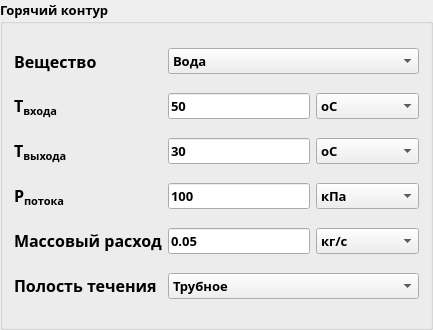
     <widget class="QGroupBox" name="groupBox">
      <property name="minimumSize">
       <size>
        <width>370</width>
        <height>330</height>
       </size>
      </property>
      <property name="font">
       <font>
        <family>Segoe UI Semibold</family>
        <pointsize>10</pointsize>
        <bold>true</bold>
       </font>
      </property>
      <property name="title">
       <string>Горячий контур</string>
      </property>
      <layout class="QGridLayout" name="gridLayout_2">
       <item row="4" column="2">
        <widget class="QComboBox" name="dimension_m_h">
         <item>
          <property name="text">
           <string>кг/с</string>
          </property>
         </item>
         <item>
          <property name="text">
           <string>кг/мин</string>
          </property>
         </item>
         <item>
          <property name="text">
           <string>кг/ч</string>
          </property>
         </item>
         <item>
          <property name="text">
           <string>г/с</string>
          </property>
         </item>
         <item>
          <property name="text">
           <string>г/мин</string>
          </property>
         </item>
         <item>
          <property name="text">
           <string>г/ч</string>
          </property>
         </item>
        </widget>
       </item>
       <item row="1" column="1">
        <widget class="QLineEdit" name="line_hot_T1">
         <property name="text">
          <string>50</string>
         </property>
        </widget>
       </item>
       <item row="0" column="0">
        <widget class="QLabel" name="label">
         <property name="font">
          <font>
           <family>Segoe UI Semibold</family>
           <pointsize>12</pointsize>
           <bold>true</bold>
          </font>
         </property>
         <property name="text">
          <string>Вещество</string>
         </property>
        </widget>
       </item>
       <item row="4" column="0">
        <widget class="QLabel" name="label_5">
         <property name="text">
          <string>&lt;html&gt;&lt;head/&gt;&lt;body&gt;&lt;p&gt;&lt;span style=&quot; font-size:12pt;&quot;&gt;Массовый расход&lt;/span&gt;&lt;/p&gt;&lt;/body&gt;&lt;/html&gt;</string>
         </property>
        </widget>
       </item>
       <item row="0" column="1" colspan="2">
        <widget class="QComboBox" name="cBox_material_hot">
         <property name="minimumSize">
          <size>
           <width>50</width>
           <height>0</height>
          </size>
         </property>
         <property name="maximumSize">
          <size>
           <width>500</width>
           <height>16777215</height>
          </size>
         </property>
         <item>
          <property name="text">
           <string>Вода</string>
          </property>
         </item>
         <item>
          <property name="text">
           <string>Воздух (сухой)</string>
          </property>
         </item>
         <item>
          <property name="text">
           <string>Азот (сухой)</string>
          </property>
         </item>
         <item>
          <property name="text">
           <string>Углекислый газ</string>
          </property>
         </item>
         <item>
          <property name="text">
           <string>Глицерин 10%</string>
          </property>
         </item>
         <item>
          <property name="text">
           <string>Глицерин 20%</string>
          </property>
         </item>
         <item>
          <property name="text">
           <string>Глицерин 30%</string>
          </property>
         </item>
         <item>
          <property name="text">
           <string>Глицерин 40%</string>
          </property>
         </item>
         <item>
          <property name="text">
           <string>Глицерин 50%</string>
          </property>
         </item>
         <item>
          <property name="text">
           <string>Глицерин 60%</string>
          </property>
         </item>
         <item>
          <property name="text">
           <string>Глицерин 70%</string>
          </property>
         </item>
        </widget>
       </item>
       <item row="5" column="1" colspan="2">
        <widget class="QComboBox" name="cBox_cavity_hot">
         <item>
          <property name="text">
           <string>Трубное</string>
          </property>
         </item>
         <item>
          <property name="text">
           <string>Межтрубное</string>
          </property>
         </item>
        </widget>
       </item>
       <item row="4" column="1">
        <widget class="QLineEdit" name="line_hot_dmass">
         <property name="text">
          <string>0.05</string>
         </property>
        </widget>
       </item>
       <item row="2" column="1">
        <widget class="QLineEdit" name="line_hot_T2">
         <property name="text">
          <string>30</string>
         </property>
        </widget>
       </item>
       <item row="1" column="0">
        <widget class="QLabel" name="label_2">
         <property name="text">
          <string>&lt;html&gt;&lt;head/&gt;&lt;body&gt;&lt;p&gt;&lt;span style=&quot; font-size:12pt;&quot;&gt;Т&lt;/span&gt;&lt;span style=&quot; font-size:12pt; vertical-align:sub;&quot;&gt;входа&lt;/span&gt;&lt;/p&gt;&lt;/body&gt;&lt;/html&gt;</string>
         </property>
        </widget>
       </item>
       <item row="5" column="0">
        <widget class="QLabel" name="label_7">
         <property name="text">
          <string>&lt;html&gt;&lt;head/&gt;&lt;body&gt;&lt;p&gt;&lt;span style=&quot; font-size:12pt;&quot;&gt;Полость течения&lt;/span&gt;&lt;/p&gt;&lt;/body&gt;&lt;/html&gt;</string>
         </property>
        </widget>
       </item>
       <item row="2" column="2">
        <widget class="QComboBox" name="dimension_T_ex_h">
         <item>
          <property name="text">
           <string>оС</string>
          </property>
         </item>
         <item>
          <property name="text">
           <string>К</string>
          </property>
         </item>
        </widget>
       </item>
       <item row="3" column="0">
        <widget class="QLabel" name="label_4">
         <property name="text">
          <string>&lt;html&gt;&lt;head/&gt;&lt;body&gt;&lt;p&gt;&lt;span style=&quot; font-size:12pt;&quot;&gt;Р&lt;/span&gt;&lt;span style=&quot; font-size:12pt; vertical-align:sub;&quot;&gt;потока&lt;/span&gt;&lt;/p&gt;&lt;/body&gt;&lt;/html&gt;</string>
         </property>
        </widget>
       </item>
       <item row="1" column="2">
        <widget class="QComboBox" name="dimension_T_en_h">
         <item>
          <property name="text">
           <string>оС</string>
          </property>
         </item>
         <item>
          <property name="text">
           <string>К</string>
          </property>
         </item>
        </widget>
       </item>
       <item row="2" column="0">
        <widget class="QLabel" name="label_3">
         <property name="text">
          <string>&lt;html&gt;&lt;head/&gt;&lt;body&gt;&lt;p&gt;&lt;span style=&quot; font-size:12pt;&quot;&gt;Т&lt;/span&gt;&lt;span style=&quot; font-size:12pt; vertical-align:sub;&quot;&gt;выхода&lt;/span&gt;&lt;/p&gt;&lt;/body&gt;&lt;/html&gt;</string>
         </property>
        </widget>
       </item>
       <item row="3" column="2">
        <widget class="QComboBox" name="dimension_P_h">
         <item>
          <property name="text">
           <string>кПа</string>
          </property>
         </item>
         <item>
          <property name="text">
           <string>МПа</string>
          </property>
         </item>
         <item>
          <property name="text">
           <string>Па</string>
          </property>
         </item>
         <item>
          <property name="text">
           <string>кгс/см2</string>
          </property>
         </item>
         <item>
          <property name="text">
           <string>атм</string>
          </property>
         </item>
         <item>
          <property name="text">
           <string>бар</string>
          </property>
         </item>
         <item>
          <property name="text">
           <string>мм рт. ст.</string>
          </property>
         </item>
         <item>
          <property name="text">
           <string>мм вод. ст.</string>
          </property>
         </item>
        </widget>
       </item>
       <item row="3" column="1">
        <widget class="QLineEdit" name="line_hot_pressure">
         <property name="text">
          <string>100</string>
         </property>
        </widget>
       </item>
      </layout>
     </widget>
